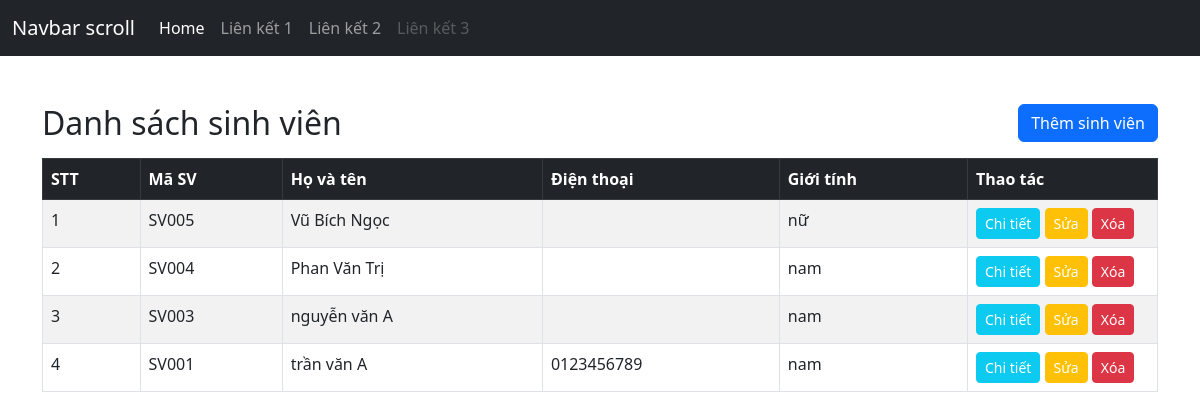
Screenshot of /lab5/student_index.php with the database file from the repository.
### tables this page shows
CREATE TABLE `students` (
  `id` int(11) NOT NULL,
  `studentcode` varchar(20) NOT NULL,
  `fullname` varchar(100) NOT NULL,
  `phone` varchar(20) NOT NULL,
  `gender` varchar(20) NOT NULL,
  `created` timestamp NOT NULL DEFAULT current_timestamp() ON UPDATE current_timestamp()
);

### lab5/config/Database.php (called while the page is built, shortened)
<?php
class Database
{
    private string $host = "localhost";
    private string $username = "root";
    private string $password = "";
    private string $database = "HuynhDoNhuanPhat_mydb1";
    public function getConnection()
    {
        $conn = new mysqli(
            $this->host,
            $this->username,
            $this->password,
            $this->database
        );
        $conn->set_charset("utf8mb4");
        return $conn;
    }
}
?>

### lab5/dao/StudentDAO.php (called while the page is built, shortened)
<?php
require_once __DIR__ . "/../config/Database.php";
require_once __DIR__ . "/../models/Student.php";
class StudentDAO
{
    private mysqli $conn;
    public function __construct()
    {
        $database = new Database();
        $this->conn = $database->getConnection();
    }
    public function getAll()
    {
        $sql = "SELECT * FROM students ORDER BY id DESC";
        $result = $this->conn->query($sql);
        $students = [];
        while ($row = $result->fetch_assoc()) {
            $student = new Student(
                $row["studentcode"],
                $row["fullname"],
                $row["phone"],
                $row["gender"]
            );
            $student->id = $row["id"];
            $student->createdAt = $row["created"];
            $students[] = $student;
        }
        return $students;
    }
}
?>

### lab5/models/Student.php (called while the page is built, shortened)
<?php
class Student
{
    public function __construct(
        string $studentCode,
        string $fullName,
        ?string $phone,
        string $gender
    ) {
        $this->studentCode = $studentCode;
        $this->fullName = $fullName;
        $this->phone = $phone;
        $this->gender = $gender;
    }
}

### lab5/student_index.php (the view, shortened to what this page needs)
<?php
require_once "dao/StudentDAO.php";
$studentDAO = new StudentDAO();
$students = $studentDAO->getAll();
require_once "includes/header.php";
?>
<main class="container my-5">
    <section class="mb-5">
        <div class="d-flex justify-content-between align-items-center mb-3">
            <h2 class="mb-0">Danh sách sinh viên</h2>
            <a href="student_add.php" class="btn btn-primary">
                Thêm sinh viên
            </a>
        </div>
        <table class="table table-bordered table-hover table-striped">
            <thead class="table-dark">
                <tr>
                    <th>STT</th>
                    <th>Mã SV</th>
                    <th>Họ và tên</th>
                    <th>Điện thoại</th>
                    <th>Giới tính</th>
                    <th width="190">Thao tác</th>
                </tr>
            </thead>
            <tbody>
                <?php
                foreach ($students as $key => $student) {
                    ?>
                    <tr>
                        <td><?= ($key + 1); ?></td>
                        <td><?= $student->studentCode; ?></td>
                        <td><?= $student->fullName; ?></td>
                        <td><?= $student->phone; ?></td>
                        <td><?= $student->gender; ?></td>
                        <td>
                            <a href="student_detail.php?id=<?= $student->id; ?>" class="btn btn-info btn-sm text-white">
                                Chi tiết
                            </a>
                            <a href="student_edit.php?id=<?= $student->id; ?>"
                                class="btn btn-warning btn-sm text-white">Sửa</a>
                            <a href="student_delete.php?id=<?= $student->id; ?>" class="btn btn-danger btn-sm"
                                onclick="return confirm('Bạn có chắc chắn muốn xóa sinh viên <?= htmlspecialchars($student->fullName); ?> không?');">
                                Xóa
                            </a>
                        </td>
                    </tr>
                    <?php
                }
                ?>
            </tbody>
        </table>
    </section>
</main>

### lab5/includes/header.php (shortened to what this page needs)
<!DOCTYPE html>
<html lang="vi">
<head>
    <link href="https://cdn.jsdelivr.net/npm/bootstrap@5.3.0/dist/css/bootstrap.min.css" rel="stylesheet">
</head>
<body>
<nav class="navbar navbar-expand-lg navbar-dark bg-dark">
  <div class="container-fluid">
    <a class="navbar-brand" href="student_index.php">Navbar scroll</a>
    <div class="collapse navbar-collapse" id="navbarNav">
      <ul class="navbar-nav">
        <li class="nav-item">
          <a class="nav-link active" href="student_index.php">Home</a>
        </li>
        <li class="nav-item">
          <a class="nav-link" href="#">Liên kết 1</a>
        </li>
        <li class="nav-item">
          <a class="nav-link" href="#">Liên kết 2</a>
        </li>
        <li class="nav-item">
          <a class="nav-link disabled" href="#">Liên kết 3</a>
        </li>
      </ul>
    </div>
  </div>
</nav>

### rows the page displays
students: studentcode "SV005", fullname "Vũ Bích Ngọc", gender "nữ"
students: studentcode "SV004", fullname "Phan Văn Trị", gender "nam"
students: studentcode "SV003", fullname "nguyễn văn A", gender "nam"
students: studentcode "SV001", fullname "trần văn A", phone "0123456789", gender "nam"
